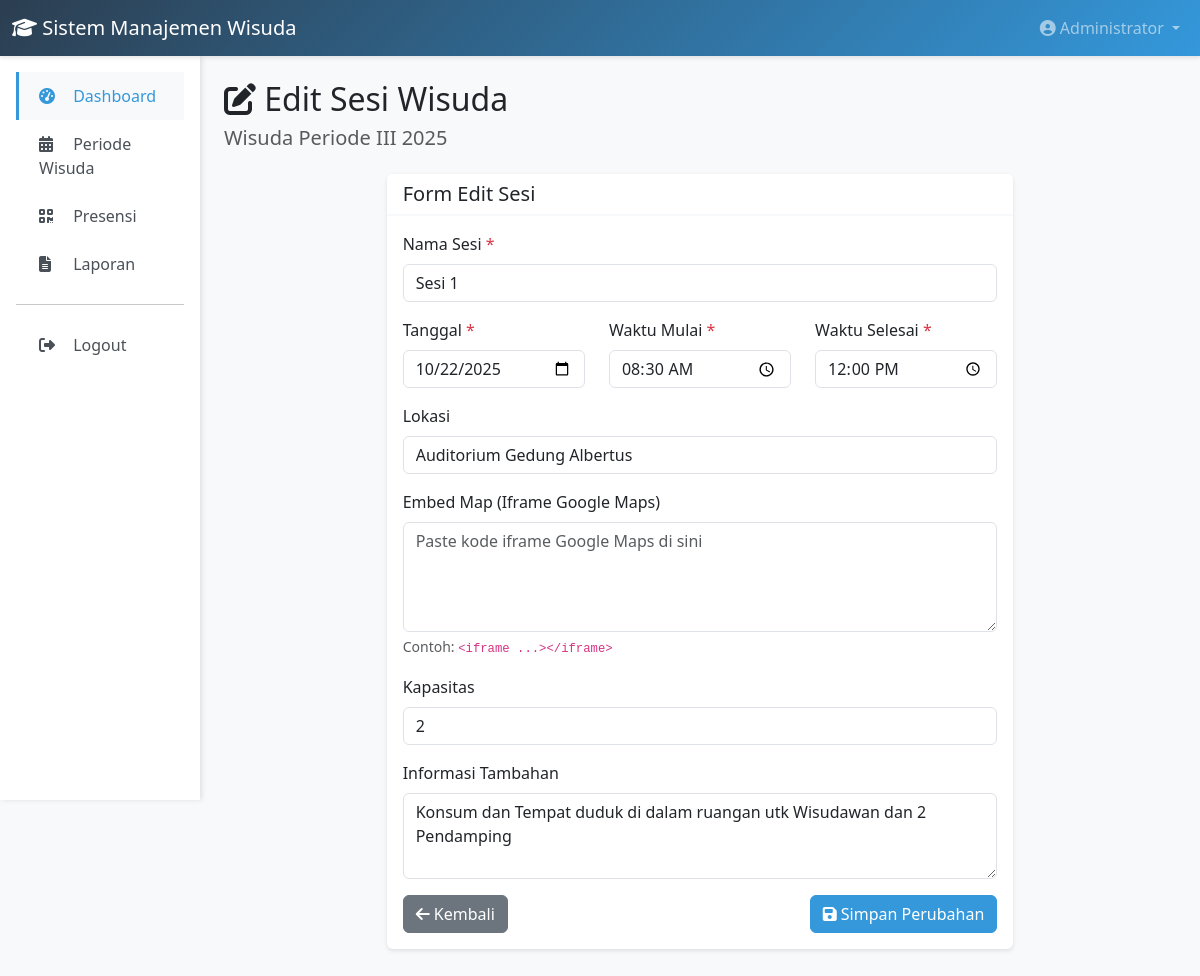
The page /index.php?url=sesi/edit/1 (signed in) on the database its author committed.
### tables this page shows
CREATE TABLE `sesi_wisuda` (
  `id` int NOT NULL,
  `periode_id` int NOT NULL,
  `nama_sesi` varchar(100) NOT NULL,
  `tanggal` date NOT NULL,
  `waktu_mulai` time NOT NULL,
  `waktu_selesai` time NOT NULL,
  `lokasi` varchar(255) NOT NULL,
  `lokasi_iframe` text,
  `latitude` decimal(10,8) DEFAULT NULL,
  `longitude` decimal(11,8) DEFAULT NULL,
  `kapasitas` int DEFAULT '0',
  `informasi_tambahan` text,
  `created_at` timestamp NULL DEFAULT CURRENT_TIMESTAMP,
  `updated_at` timestamp NULL DEFAULT CURRENT_TIMESTAMP ON UPDATE CURRENT_TIMESTAMP
);

CREATE TABLE `periode_wisuda` (
  `id` int NOT NULL,
  `nama_periode` varchar(100) NOT NULL,
  `tahun` year NOT NULL,
  `periode_ke` tinyint NOT NULL,
  `status` enum('aktif','selesai','draft') DEFAULT 'draft',
  `table_prefix` varchar(50) NOT NULL,
  `keterangan` text,
  `created_by` int DEFAULT NULL,
  `created_at` timestamp NULL DEFAULT CURRENT_TIMESTAMP,
  `updated_at` timestamp NULL DEFAULT CURRENT_TIMESTAMP ON UPDATE CURRENT_TIMESTAMP
);

### app/core/Database.php (called while the page is built, shortened)
<?php
class Database {
    private static $instance = null;
    private $connection;
    private function __construct() {
        try {
            $dsn = "mysql:host=" . DB_HOST . ";dbname=" . DB_NAME . ";charset=" . DB_CHARSET;
            $options = [
                PDO::ATTR_ERRMODE => PDO::ERRMODE_EXCEPTION,
                PDO::ATTR_DEFAULT_FETCH_MODE => PDO::FETCH_ASSOC,
                PDO::ATTR_EMULATE_PREPARES => false,
            ];
            $this->connection = new PDO($dsn, DB_USER, DB_PASS, $options);
        } catch (PDOException $e) {
            die("Database connection failed: " . $e->getMessage());
        }
    }
    public static function getInstance() {
        if (self::$instance === null) {
            self::$instance = new self();
        }
        return self::$instance;
    }
    public function getConnection() {
        return $this->connection;
    }
}

### app/core/Model.php (called while the page is built, shortened)
<?php
class Model {
    protected $db;
    public function __construct() {
        $this->db = Database::getInstance()->getConnection();
    }
    public function query($sql, $params = []) {
        $stmt = $this->db->prepare($sql);
        $stmt->execute($params);
        return $stmt;
    }
    public function queryOne($sql, $params = []) {
        $stmt = $this->query($sql, $params);
        return $stmt->fetch();
    }
}

### app/models/SesiWisuda.php (called while the page is built, shortened)
<?php
class SesiWisuda extends Model {
    protected $table = 'sesi_wisuda';
    public function getWithPeriode($id) {
        return $this->queryOne("
            SELECT
                s.*,
                p.nama_periode,
                p.tahun,
                p.table_prefix
            FROM {$this->table} s
            JOIN periode_wisuda p ON s.periode_id = p.id
            WHERE s.id = ?
        ", [$id]);
    }
}

### app/helpers/functions.php (called while the page is built, shortened)
<?php
function e($string) {
    return htmlspecialchars($string, ENT_QUOTES, 'UTF-8');
}
function url($path = '') {
    if (empty($path)) {
        return BASE_URL . 'index.php';
    }
    return BASE_URL . 'index.php?url=' . ltrim($path, '/');
}

### app/views/admin/sesi/edit.php (the view)
<?php require_once APP_PATH . '/views/layouts/header.php'; ?>
<?php require_once APP_PATH . '/views/layouts/navbar.php'; ?>
<div class="container-fluid">
    <div class="row">
        <div class="col-md-2 p-0">
            <?php require_once APP_PATH . '/views/layouts/sidebar_admin.php'; ?>
        </div>
        <div class="col-md-10 p-4">
            <div class="mb-4">
                <h2><i class="fas fa-edit"></i> Edit Sesi Wisuda</h2>
                <h5 class="text-muted"><?= e($sesi['nama_periode']) ?></h5>
            </div>
            <div class="row justify-content-center">
                <div class="col-md-8">
                    <div class="card">
                        <div class="card-header">
                            <h5 class="mb-0">Form Edit Sesi</h5>
                        </div>
                        <div class="card-body">
                            <form method="POST" action="<?= url('sesi/edit/' . $sesi['id']) ?>">
                                <div class="mb-3">
                                    <label for="nama_sesi" class="form-label">Nama Sesi <span class="text-danger">*</span></label>
                                    <input type="text" class="form-control" id="nama_sesi" name="nama_sesi" required value="<?= e($sesi['nama_sesi']) ?>">
                                </div>
                                <div class="row">
                                    <div class="col-md-4">
                                        <div class="mb-3">
                                            <label for="tanggal" class="form-label">Tanggal <span class="text-danger">*</span></label>
                                            <input type="date" class="form-control" id="tanggal" name="tanggal" required value="<?= e($sesi['tanggal']) ?>">
                                        </div>
                                    </div>
                                    <div class="col-md-4">
                                        <div class="mb-3">
                                            <label for="waktu_mulai" class="form-label">Waktu Mulai <span class="text-danger">*</span></label>
                                            <input type="time" class="form-control" id="waktu_mulai" name="waktu_mulai" required value="<?= e(substr($sesi['waktu_mulai'],0,5)) ?>">
                                        </div>
                                    </div>
                                    <div class="col-md-4">
                                        <div class="mb-3">
                                            <label for="waktu_selesai" class="form-label">Waktu Selesai <span class="text-danger">*</span></label>
                                            <input type="time" class="form-control" id="waktu_selesai" name="waktu_selesai" required value="<?= e(substr($sesi['waktu_selesai'],0,5)) ?>">
                                        </div>
                                    </div>
                                </div>
                                <div class="mb-3">
                                    <label for="lokasi" class="form-label">Lokasi</label>
                                    <input type="text" class="form-control" id="lokasi" name="lokasi" value="<?= e($sesi['lokasi']) ?>">
                                </div>
                                <div class="mb-3">
                                    <label for="lokasi_iframe" class="form-label">Embed Map (Iframe Google Maps)</label>
                                    <textarea class="form-control" id="lokasi_iframe" name="lokasi_iframe" rows="4" placeholder="Paste kode iframe Google Maps di sini"><?= e($sesi['lokasi_iframe'] ?? '') ?></textarea>
                                    <div class="form-text">Contoh: <code>&lt;iframe ...&gt;&lt;/iframe&gt;</code></div>
                                </div>
                                <div class="mb-3">
                                    <label for="kapasitas" class="form-label">Kapasitas</label>
                                    <input type="number" class="form-control" id="kapasitas" name="kapasitas" min="0" value="<?= e((int)$sesi['kapasitas']) ?>">
                                </div>
                                <div class="mb-3">
                                    <label for="informasi_tambahan" class="form-label">Informasi Tambahan</label>
                                    <textarea class="form-control" id="informasi_tambahan" name="informasi_tambahan" rows="3"><?= e($sesi['informasi_tambahan']) ?></textarea>
                                </div>
                                <div class="d-flex justify-content-between">
                                    <a href="<?= url('admin/viewPeriode/' . $sesi['periode_id']) ?>" class="btn btn-secondary">
                                        <i class="fas fa-arrow-left"></i> Kembali
                                    </a>
                                    <button type="submit" class="btn btn-primary">
                                        <i class="fas fa-save"></i> Simpan Perubahan
                                    </button>
                                </div>
                            </form>
                        </div>
                    </div>
                </div>
            </div>
        </div>
    </div>
</div>
<?php require_once APP_PATH . '/views/layouts/footer.php'; ?>

### app/views/layouts/header.php (style rules this page uses)
:root { --primary-color: #2c3e50; --secondary-color: #3498db; --success-color: #27ae60; --danger-color: #e74c3c; --warning-color: #f39c12; }
body { font-family: 'Segoe UI', Tahoma, Geneva, Verdana, sans-serif; background-color: #f8f9fa; }
.card { border: none; box-shadow: 0 2px 4px rgba(0,0,0,0.1); margin-bottom: 20px; }
.card-header { background-color: #fff; border-bottom: 2px solid #f8f9fa; font-weight: 600; }
.btn-primary { background-color: var(--secondary-color); border-color: var(--secondary-color); }

### rows shown on the page
sesi_wisuda: periode.nama_periode "Wisuda Periode III 2025", nama_sesi "Sesi 1", tanggal "10/22/2025", waktu_mulai "08:30", waktu_selesai "12:00", lokasi "Auditorium Gedung Albertus", kapasitas "2", informasi_tambahan "Konsum dan Tempat duduk di dalam ruangan utk Wisudawan dan 2 Pendamping"

### other values the page prints
APP_NAME "Sistem Manajemen Wisuda"
$_SESSION['full_name'] "Administrator"
